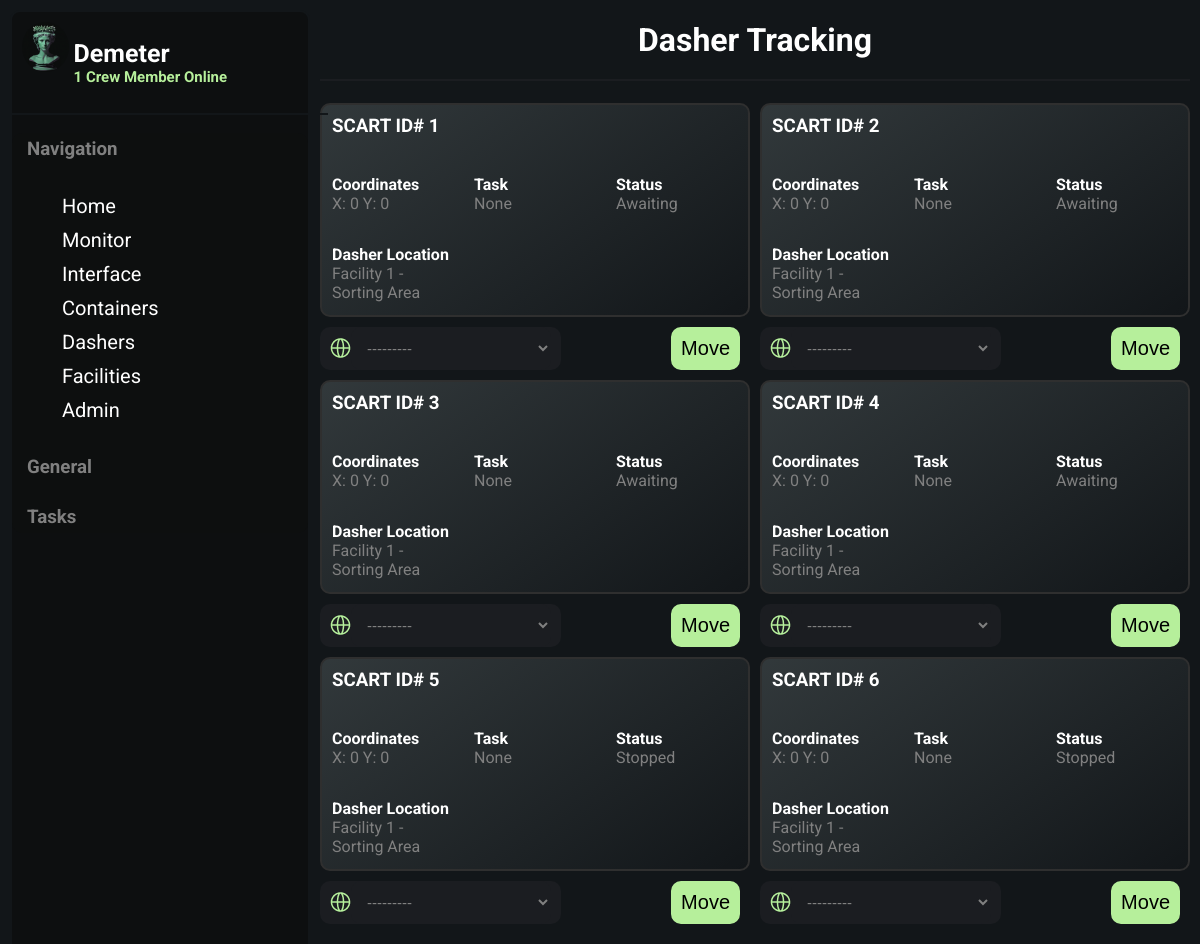
The app's page /storage/ with its own data.
### storage/models.py (models this page shows, shortened)
class Dasher(models.Model):
    rationHeld = models.ForeignKey(TypeRation,
        on_delete=models.PROTECT,
        null=True,
        blank=True,
    )
    locationX = models.IntegerField(default=0)
    locationY = models.IntegerField(default=0)
    location = models.ForeignKey(Facility,
        on_delete=models.PROTECT,
        null=True,
        blank=True,
    )
    dasherID = models.AutoField(primary_key=True)
    STATUS= [
        ("Stopped","Stopped"),
        ("In-Progress","In-Progress"),
    ]
    status = models.CharField(max_length=64,default="Stopped",choices=STATUS)

### container/models.py (models this page shows)
class Facility(models.Model):
    facilityID = models.AutoField(primary_key=True,)
    locationX = models.IntegerField(default=0)
    locationY = models.IntegerField(default=0)
    FACILITIES = [
        ("Storage","Storage"),
        ("Living","Living"),
        ("Sorting Area","Sorting Area"),
        ("Other","Other"),
    ]
    typeFacility = models.CharField(
        max_length=64,
        default="Storage",
        choices=FACILITIES,
        null=False,
        blank=False,
        )
    def __str__(self):
        return f"Facility {self.facilityID} - {self.typeFacility}"

### storage/views.py (the view)
# urls.py: path("",views.dashers, name="dashers"),
def dashers(request):
    facilities = Facility #.objects.all()
    dashers = Dasher.objects.all()
    if request.method == 'POST':
        form = DasherMoveForm(request.POST)
        if form.is_valid():
            dasherID = request.POST.get('dasher')
            dasher = Dasher.objects.get(dasherID=dasherID)
            location = form.cleaned_data['location']
            try:
                facility = facilities.objects.get(facilityID=location.facilityID)
            except facilities.DoesNotExist:
                facility = None
            dasher.locationX = facility.locationX
            dasher.locationY = facility.locationY
            dasher.location = facility
            dasher.save()
    else:
        form = DasherMoveForm
    return render(request, "storage/dashers.html",{
        "dashers":dashers,
        "form":form,
    })

### storage/templates/storage/dashers.html (shortened to what this page needs)
{% extends 'inhabitant/base.html' %}
{% block body %}
{% load static %}
<link rel="stylesheet" type="text/css" href="{% static 'css/dasher.css' %}">
<div class="header">
    <h1>Dasher Tracking</h1>
</div>
<div class="all-dashers-grid">
{% for dasher in dashers %}
    <div class="dasher-container">
        <div class="dasher-wrapper">
            <h3 class="dasher-header">SCART ID# {{ dasher.dasherID }}</h3>
            <div class="dasher-subsection">
                <h4>Coordinates</h4>
                <p>X: {{ dasher.locationX}} Y: {{ dasher.locationY }}</p>
            </div>
            <div class="dasher-subsection">
                <h4>Task</h4>
                <p>None</p>
            </div>
            <div class="dasher-subsection">
                <h4>Status</h4>
                <p>{{ dasher.status }}</p>
            </div>
            <div class="dasher-subsection">
                <h4>Dasher Location</h4>
                <p>{{ dasher.location }}</p>
            </div>
        </div>
        <div class="dasher-subsection-form">
            <form class="dasher-mover-form" action="" method="post">
                <div>
                    <img alt="location" src="{% static 'img/location-icon.png' %}">
                    {{ form.as_p  }}
                </div>
                <button type="submit">Move</button>
            </form>
        </div>
    </div>
    {% endfor %}
</div>
{% endblock %}

### inhabitant/static/css/base.css (style rules this page uses)
.body { background-color: #121619; font-family: 'Roboto', sans-serif; color: white; padding: 20px; margin: 0%; padding: 0%; }

### inhabitant/static/css/dasher.css (style rules this page uses)
.header { margin: 0px; padding: 0px 0px 0px 0px; text-align: center; }
.header > h1 { border-bottom: 2px solid #1b1d21; padding-bottom: 20px; }
.dasher-container { padding: 0%; }
.all-dashers-grid { display: grid; grid-template-columns: 1fr 1fr; grid-gap: 10px; grid-auto-rows: minmax(30px, auto); }
.dasher-wrapper { margin-bottom: 10px; background-color: #0d0f0f; background: var(--glass-fill, linear-gradient(145deg, rgba(215, 237, 237, 0.16) 0%, rgba(204, 235, 235, 0.00) 100%)); border-radius: 10px; border: 2px solid #2f2f2f; display: grid; grid-template-columns: 1fr 1fr 1fr; grid-gap: 0px; grid-auto-rows: minmax(70px, auto); }
.dasher-header { grid-column: 1 / 4; grid-row: 1; margin: 0%; padding: 10px; }
.dasher-subsection { margin: 0%; padding: 0px 10px 10px 10px; }
.dasher-subsection > h4 { margin: 0%; padding: 0px; }
.dasher-subsection > p { margin: 0%; padding: 0%; color: gray; }
.dasher-subsection-form { border-radius: 10px; grid-row: 4; grid-column: 1/4; }
.dasher-mover-form { padding: 0px 10px 0px 0px; display: flex; align-items: center; }
.dasher-mover-form > div > p { margin: 0px; list-style: none; }
.dasher-mover-form > button { padding: 8px; font-size: 20px; border-radius: 10px; margin-left: auto; border: 2px solid #b6ef9b; background-color: #b6ef9b; }
.dasher-mover-form > div { padding: 0px 0px 0px 10px; margin: 0%; border-radius: 10px; display: flex; align-items: center; padding-right: 10px; background-color: #1b1d21; }
.model-form { margin: 0%; border-radius: 10px; border: #2f2f2f; background-color: #1b1d21; color: gray; padding: 12px; font-size: 15px; }

### records on screen
Dasher: dasherID "1", locationX "0", locationY "0", status "Awaiting", location "Facility 1 - Sorting Area"
Dasher: dasherID "2", locationX "0", locationY "0", status "Awaiting", location "Facility 1 - Sorting Area"
Dasher: dasherID "3", locationX "0", locationY "0", status "Awaiting", location "Facility 1 - Sorting Area"
Dasher: dasherID "4", locationX "0", locationY "0", status "Awaiting", location "Facility 1 - Sorting Area"
Dasher: dasherID "5", locationX "0", locationY "0", status "Stopped", location "Facility 1 - Sorting Area"
Dasher: dasherID "6", locationX "0", locationY "0", status "Stopped", location "Facility 1 - Sorting Area"
